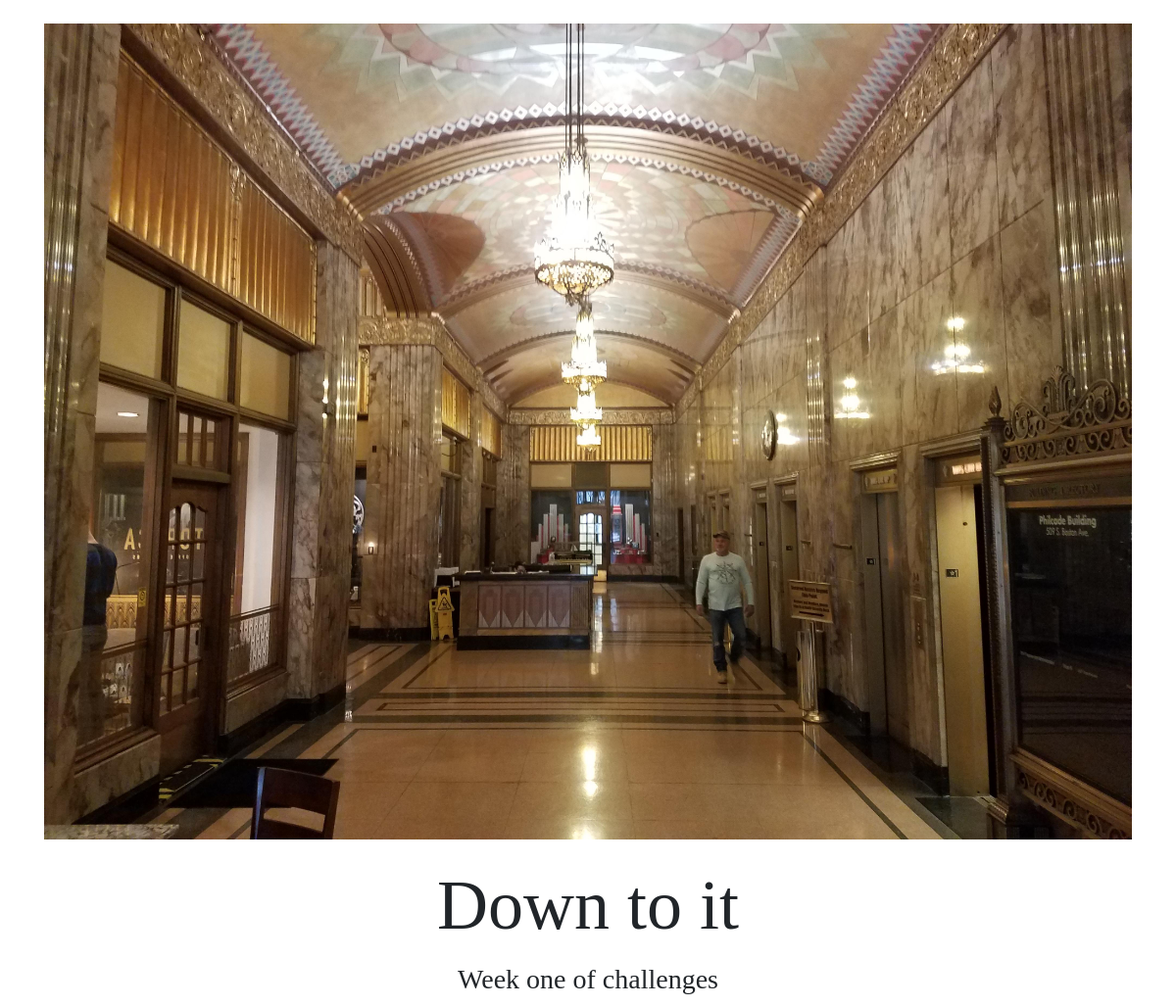
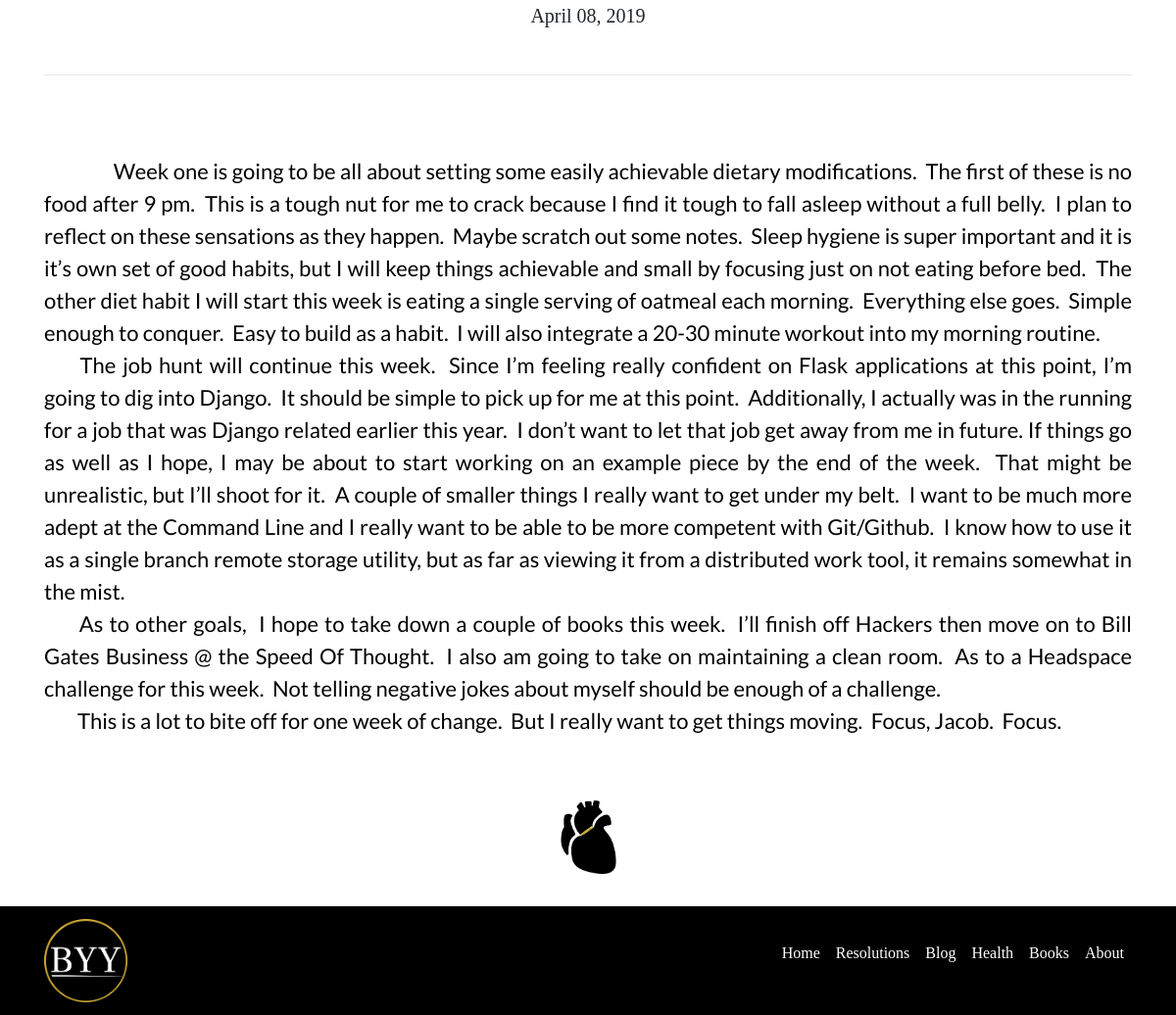
/blog_posts/down-to-it, run on the app's committed database (2 pictures, top to bottom).
### BYY/models.py (models this page shows, shortened)
class Blog(db.Model):
    __tablename__ ='blog'
    id = db.Column(db.Integer, primary_key=True)
    blog_name = db.Column(db.String(200))
    date = db.Column(db.DateTime,nullable=False,default=datetime.utcnow)
    cover_image = db.Column(db.String(64))
    subtitle = db.Column(db.String (160))
    subject = db.Column(db.String (160),nullable=False)
    text = db.Column(db.Text,nullable=False)

### BYY/public_view/views.py (the view)
@public_view.route('/blog_posts/<blog_name>')
def blog_post(blog_name):
    blog_post = Blog.query.filter_by(blog_name=blog_name).first()
    return render_template('blog_post.html', blog_post=blog_post)

### BYY/templates/blog_post.html
{% extends "front_base.html"%}
{% block content %}
<section class="container mt-4">
  <img  class="img-img img-fluid" src="{{url_for('static',filename='blog_post_pics/'+ blog_post.blog_name +'.jpg')}}" alt="#000">
</section>
<section class="text-center">
  <div class="container">
    <header class="pb-3 mx-auto my-4">
      <h1 id="headline" class="display-3 ">{{blog_post.subject}}</h1>
      <h3 class="mt-3 display-5">{{blog_post.subtitle}}</h3>
      <h5 class="mt-3">{{blog_post.date.strftime('%B %d, %Y')}}</h5>
    </header>
    <hr>
  </div>
</section>
<section>
  <div class="container">
    <div class="text-box py-2">
      <div class="row ">
        <div class="col">
          <p class="my-4 review">
            {{blog_post.text}}
          </p>
        </div>
      </div>
    </div>
    <img id="heart" class="pb-4 mx-auto d-block" src="{{url_for('static',filename='img/heart.png')}}" alt="">
  </div>
</section>
<br>
<br>
<br>
<br>
<br>
{% endblock %}

### BYY/static/css/style.css (style rules this page uses)
#heart { max-width: 75px }
body { overflow-x: hidden }
#headline { font-family: 'Playfair Display', serif; }
.text-box { font-size: 20px; text-align: justify; font-family: 'Playfair Display', serif; margin: auto; }
h1, h2, h3, h4, h5, p, small { font-family: 'Playfair Display SC', serif; }
p { font-family: 'Playfair Display', serif; color: black; }
.review { white-space: pre-wrap; font-family: 'Lato', sans-serif; font-size: 22px; line-height: 1.5 }

### data on the page
Blog: blog_name (picture), subject "Down to it", subtitle "Week one of challenges", date "April 08, 2019", text "Week one is going to be all about setting some easily achievable dietary modifications. The first of these is no food after 9 pm. This is a tough nut for me to crack because I find it tough to fall asleep without a full belly. I plan to reflect on these sensations as they happen. Maybe scratch out some notes. Sleep hygiene is super important and it is it’s own set of good habits, but I will keep things achievable and small by focusing just on not eating before bed. The other diet habit I will start this week is eating a single serving of oatmeal each morning. Everything else goes. Simple enough to conquer. Easy to build as a habit. I will also integrate a 20-30 minute workout into my…"
